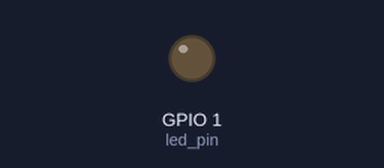
This program was run on a simulated ESP32. On the bench: output pins drawn as LEDs (lit = HIGH).

Above: at 0.65 s.
At 4.1 s:
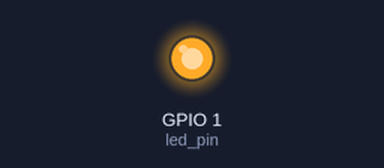
Timing chart, 0 to 4.6 s (numbered marks = the images above):
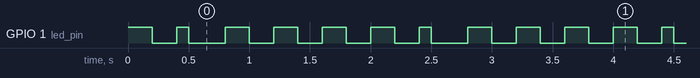

The program:

main.cpp
```cpp
#include <Arduino.h>
#if CONFIG_FREERTOS_UNICORE
static const BaseType_t app_cpu = 0;
#else
static const int app_cpu = 1;
#endif

static const int led_pin = GPIO_NUM_1;


void toggleLED(void *parameter){
  while(1){
    digitalWrite(led_pin,HIGH);
    vTaskDelay(500/ portTICK_PERIOD_MS);
    digitalWrite(led_pin,LOW);
    vTaskDelay(500/ portTICK_PERIOD_MS);
  }
}

void toggleLEDfast(void *parameter){
  while(1) {
    digitalWrite(led_pin, HIGH);
    vTaskDelay(200 / portTICK_PERIOD_MS);
    digitalWrite(led_pin, LOW);
    vTaskDelay(200 / portTICK_PERIOD_MS);
  }
}

void setup() {
  pinMode(led_pin, OUTPUT);

  xTaskCreatePinnedToCore(
    toggleLED,
    "Blin LED 1s",
    1024,
    NULL,
    1,
    NULL,
    app_cpu
  );

  xTaskCreatePinnedToCore(
    toggleLEDfast,
    "Blink LED 400ms",
    1024,
    NULL,
    1,
    NULL,
    app_cpu
  );

}

void loop() {
  // put your main code here, to run repeatedly:
}
```

Measured:
- by itself, GPIO 1 (led_pin): repeats every 2.0 s: LOW 0.20 s, HIGH 0.10 s, LOW 0.30 s, 3 × (HIGH 0.20 s, LOW 0.20 s), HIGH 0.20 s
- by itself, everything shown: repeats every 2.0 s, in 10 steps
